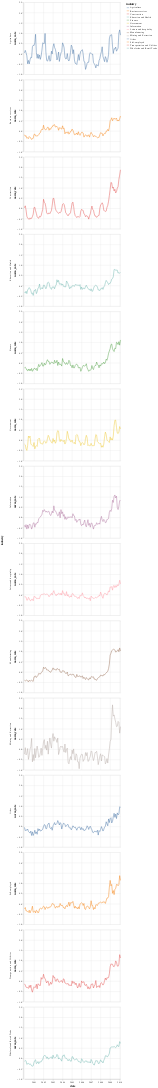

Notebook cell for this chart:
### Code cell
alt.Chart(df).mark_line().encode(
    x = "date",
    y = "norm_rate",
    color = "industry",
    row = "industry",
    tooltip = "rate"
)

### Figure 1 — Vega-Lite specification as saved in the notebook (floating-point values rounded to 4 significant figures; data arrays with more than 128 entries replaced by an {"elided": "..."} marker saying what was removed)
{"config": {"view": {"continuousWidth": 400, "continuousHeight": 300}}, "data": {"name": "data-0dabc85e2732c18e281685b3e66a2c93"}, "mark": "line", "encoding": {"color": {"field": "industry", "type": "nominal"}, "row": {"field": "industry", "type": "nominal"}, "tooltip": {"field": "rate", "type": "quantitative"}, "x": {"field": "date", "type": "temporal"}, "y": {"field": "norm_rate", "type": "quantitative"}}, "$schema": "https://vega.github.io/schema/vega-lite/v4.17.0.json", "datasets": {"data-0dabc85e2732c18e281685b3e66a2c93": {"elided": "1708 records"}}}
